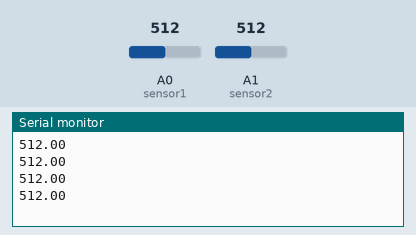
A sketch run on a simulated Arduino Uno, built with avr-gcc and run on an emulated ATmega328P. Parts: the last lines printed to the serial monitor. The inputs (shaded band) are chosen by the test bench; at power-on: A0 (sensor1) = 512, A1 (sensor2) = 512.

Above: at 10.8 s.
10.9 s: A0 (sensor1) set to 716
At 20.5 s:
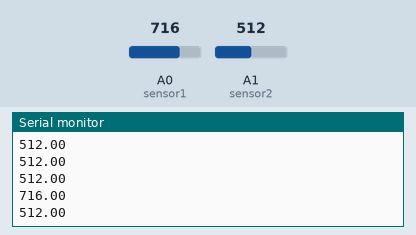
20.9 s: A1 (sensor2) set to 306
At 30.5 s:
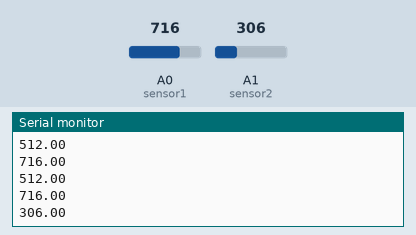
30.9 s: A0 (sensor1) set to 900
At 40.5 s:
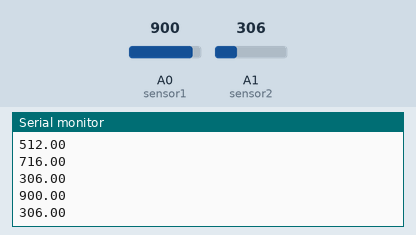
40.9 s: A1 (sensor2) set to 122
At 50.6 s:
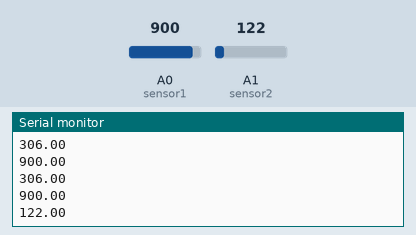
Timing chart, 0 to 51.9 s (numbered marks = the images above; inputs shaded):
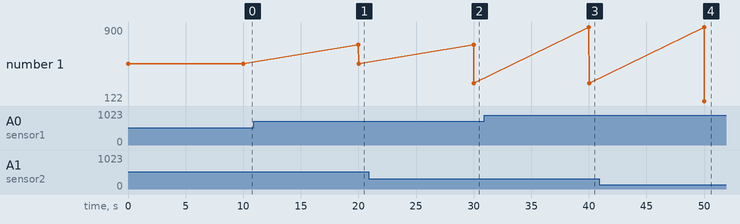

Measured:
- after the input at 10.9 s, the serial monitor: prints a new line after 9.1 s (image 1)
- after the input at 20.9 s, the serial monitor: prints a new line after 9.1 s (image 2)
- after the input at 30.9 s, the serial monitor: prints a new line after 9.1 s (image 3)
- after the input at 40.9 s, the serial monitor: prints a new line after 9.1 s (image 4)
- plotted number 1: 512 → 306 after the input at 20.9 s, 306 → 122 after the input at 40.9 s

The sketch:

realtime_code.ino
```cpp
float sensor1=A0;
float sensor2=A1;
float gas_value1;
float gas_value2;
void setup()
{

pinMode(sensor1,INPUT);
pinMode(sensor2,INPUT);
Serial.begin(9600);

}

void loop()
{

gas_value1=analogRead(sensor1);
gas_value2=analogRead(sensor2);

Serial.println(gas_value1);
Serial.println(gas_value2);
delay(10000);
}
```
